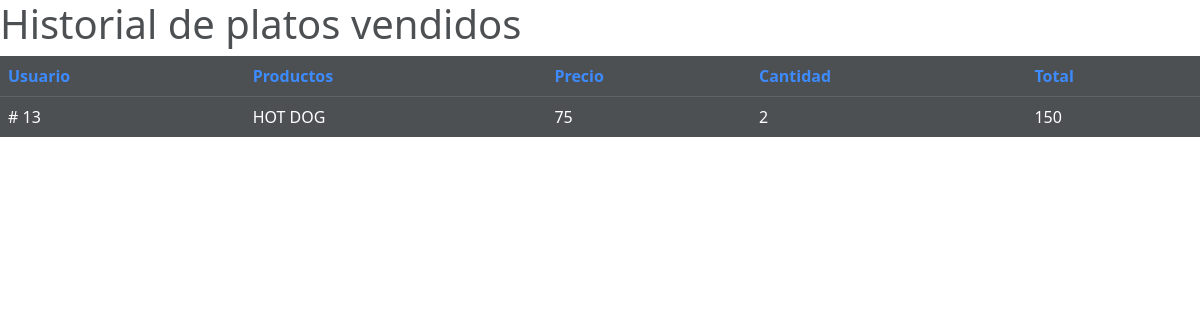
Page /historial_a (signed in) on the earlier database version.
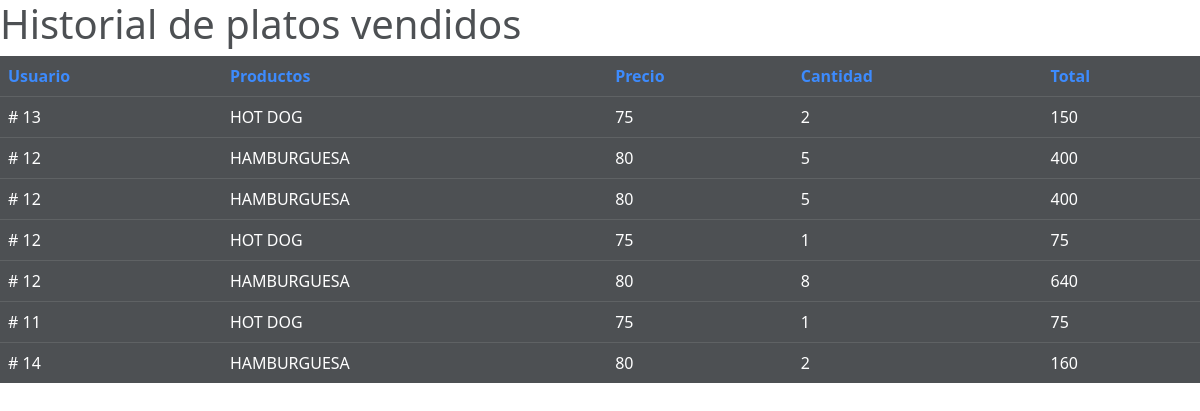
Same page on the later database version.
### tables this page shows
CREATE TABLE compras(id INTEGER primary key AUTOINCREMENT,
user_id integer,
nombre TEXT,
cantidad int not null,
precio int ,
precio_t int,
confirmacion boolean,                     
FOREIGN KEY(user_id) REFERENCES usuario(Id));

### app.py (the view)
@app.route("/historial_a", methods=["GET", "POST"])
@login_required
def historial_a():
    historial = db.execute("SELECT user_id, nombre, precio, cantidad, precio_t FROM compras WHERE confirmacion = 1")
    print(historial)
    return render_template("hs_a.html", historial=historial)

### app.py (called while the page is built)
@app.after_request
def after_request(response):
    response.headers["Cache-Control"] = "no-cache, no-store, must-revalidate"
    response.headers["Expires"] = 0
    response.headers["Pragma"] = "no-cache"
    return response

### helpers.py (called while the page is built)
def login_required(f):
    @wraps(f)
    def decorated_function(*args, **kwargs):
        if session.get("user_id") is None:
            return redirect("/login")
        return f(*args, **kwargs)
    return decorated_function

### templates/hs_a.html (shortened to what this page needs)
{% extends "layout.html" %}
{% block css %} "/static/css/estiloshistorial.css"{% endblock %}
{% block body %}
<h1>Historial de platos vendidos</h1>
<table class="table table-dark table-hover">
    <thead>
      <tr class="text-primary">
        <th scope="col">Usuario</th>
        <th scope="col">Productos</th>
        <th scope="col">Precio</th>
        <th scope="col">Cantidad</th>
        <th scope="col">Total</th>
      </tr>
      {% for historial in historial %}
      <tr>
          <td> # {{ historial["user_id"] }} </td>
          <td> {{ historial["nombre"].upper() }}</td>
          <td> {{ historial["precio"] }}</td>
          <td> {{ historial["cantidad"] }}</td>
          <td> {{ historial["precio_t"] }}</td>
      </tr>
      {% endfor %}
    </thead>
  </table>
{% endblock %}

### templates/layout.html (shortened to what this page needs)
<!DOCTYPE html>
<html lang="es">
   <head>
      <link rel="stylesheet" href={% block css %} {% endblock %}>
      <link rel="stylesheet"
         href="https://unpkg.com/swiper/swiper-bundle.min.css">
      <link rel="stylesheet"
         href="https://cdnjs.cloudflare.com/ajax/libs/font-awesome/6.1.1/css/all.min.css">
      <link
         href="https://cdn.jsdelivr.net/npm/bootstrap@5.0.0-beta2/dist/css/bootstrap.min.css"
         rel="stylesheet"
>
      <link rel="stylesheet"
         href="https://cdnjs.cloudflare.com/ajax/libs/font-awesome/6.1.1/css/all.min.css">
   </head>
   <body>
      {% block body %}
      {% endblock %}
   </body>
</html>

### static/css/estiloshistorial.css (style rules this page uses)
body { font-family: 'Dosis', sans-serif; opacity: 0.8; background-image: url(/static/imagenesLogin/comida1.jpg); background-size: cover; background-repeat: no-repeat; background-position: center; background-attachment: fixed; display: initial; min-height: 100vh; }

Differences in the rows shown:
added compras: user_id "12", nombre "HAMBURGUESA", precio "80", cantidad "5", precio_t "400"
added compras: user_id "12", nombre "HAMBURGUESA", precio "80", cantidad "5", precio_t "400"
added compras: user_id "12", nombre "HOT DOG", precio "75", cantidad "1", precio_t "75"
added compras: user_id "12", nombre "HAMBURGUESA", precio "80", cantidad "8", precio_t "640"
added compras: user_id "11", nombre "HOT DOG", precio "75", cantidad "1", precio_t "75"
added compras: user_id "14", nombre "HAMBURGUESA", precio "80", cantidad "2", precio_t "160"
